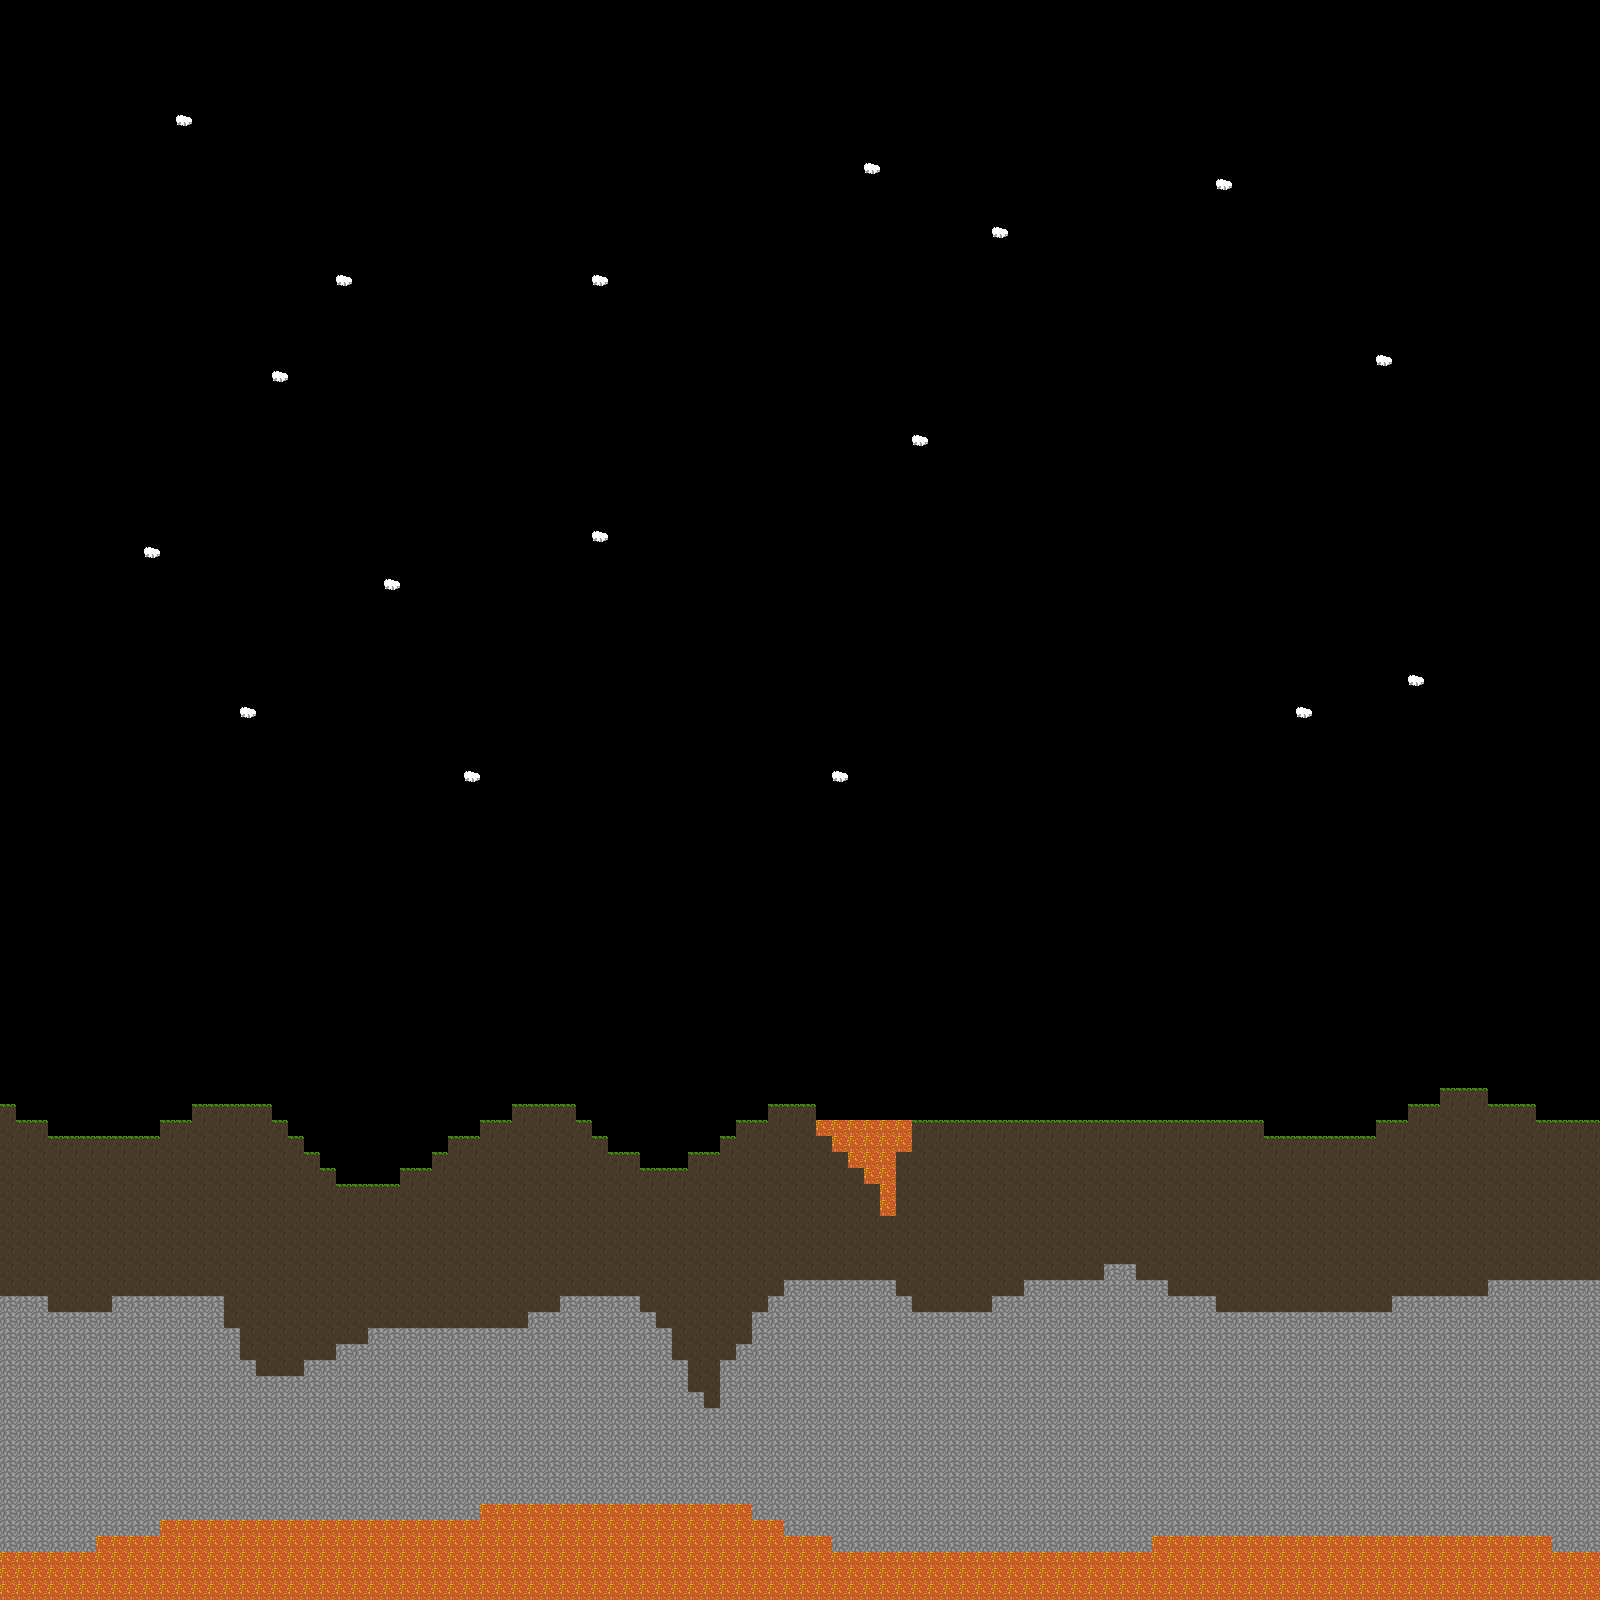

A 2D game scene composited from a Tiled map and its tileset images. What follows is a short description and the map's XML, with each tile layer's data collapsed to a summary:
An orthogonal 100x100 tile map with 16x16 px tiles, 1 tile layer (Tile Layer 2).

<map version="1.4" tiledversion="1.4.3" orientation="orthogonal" renderorder="right-down" width="100" height="100" tilewidth="16" tileheight="16" infinite="0" nextlayerid="3" nextobjectid="1">
 <tileset firstgid="1" name="Tiles" tilewidth="16" tileheight="16" tilecount="6" columns="6">
  <image source="tiles.png" width="96" height="16" />
 </tileset>
 <layer id="2" name="Tile Layer 2" width="100" height="100">
  <data>[10000 cells, 2976 non-empty, 5 distinct tile ids]</data>
 </layer>
</map>
